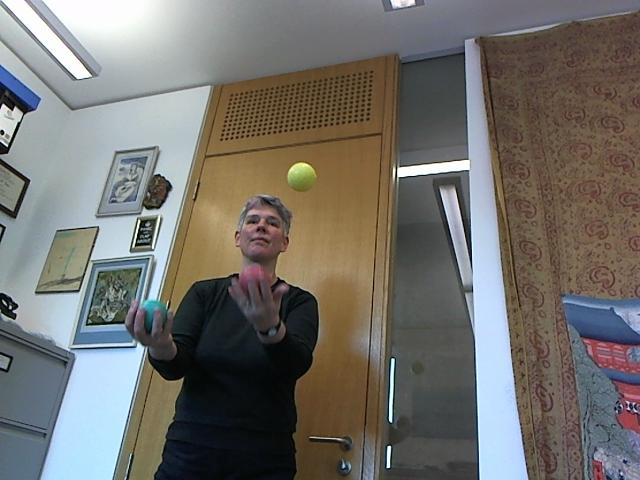
%> input picture images/00000095.jpg, 640 x 480 px
$ octave test4.m   (GNU Octave 9; MATLAB toolbox functions it lacks are replaced by stand-ins)
%> lines starting %> are read from the running program, lines starting %| are printed output that depends on the picture; in (x1, y1, x2, y2) boxes, pixels count from 0 and x2, y2 are one past the last pixel; in counts of white or black regions, pixels touching at a corner belong together; the program's own positions count from 1
### mask_clothes.m
function m = mask_clothes(image)
    m = image;
    thresh = 30;
    mask = im2bw(uint8(image), thresh/255);

    m(:,:,1) = m(:,:,1).*mask;
    m(:,:,2) = m(:,:,2).*mask;
    m(:,:,3) = m(:,:,3).*mask;

### rgb2nrgb.m
function m = rgb2nrgb(i)
    m = double(i);
    sum = m(:,:,1)+m(:,:,2)+m(:,:,3);

    m(:,:,1) = m(:,:,1)./sum;
    m(:,:,2) = m(:,:,2)./sum;
    m(:,:,3) = m(:,:,3)./sum;

### test4.m
im = double(imread('images/00000095.jpg'));
bg = double(imread('background.jpg'));
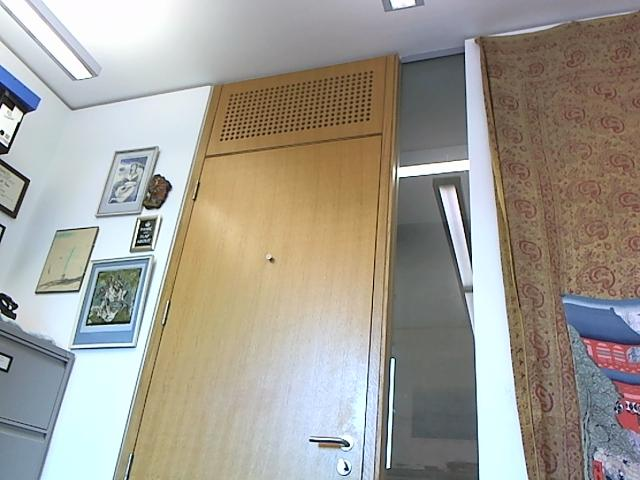
%> input picture background.jpg, 640 x 480 px
av = double(imread('average.jpg'));
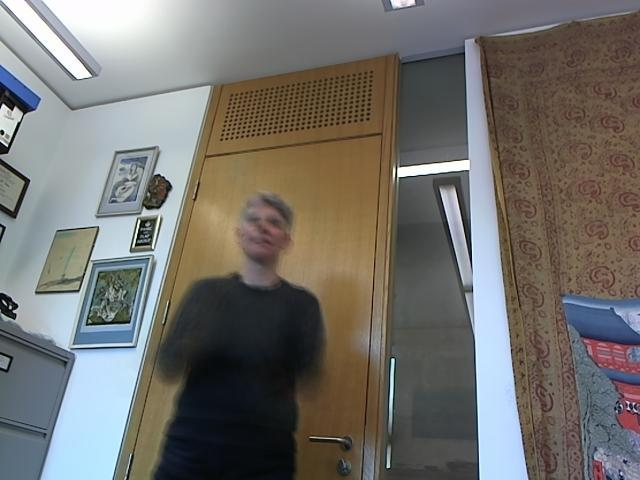
%> input picture average.jpg, 640 x 480 px

%Gaussian blur
G = fspecial('gaussian',[5 5],2);

im = imfilter(im,G,'same');
av = imfilter(av,G,'same');

im = mask_clothes(im);
%> in mask_clothes, `mask = im2bw(uint8(image), thresh/255);`:
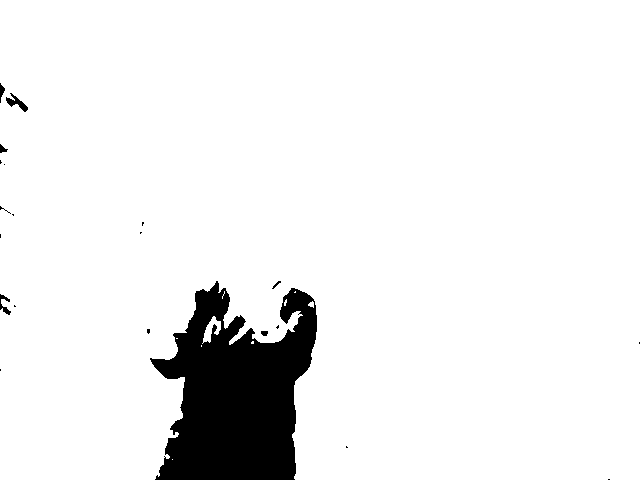
%> mask: size 480x640 logical; 93% white; 21 black regions (14 under 20 px), largest, box (x1, y1, x2, y2) and area: (150, 281, 317, 480) 21089, (6, 93, 28, 112) 153, (0, 294, 11, 315) 93
%> in mask_clothes, `m(:,:,1) = m(:,:,1).*mask;`: m: size 480x640x3 double; mean R, G, B 113.5, 112, 107.3
%> in mask_clothes, `m(:,:,2) = m(:,:,2).*mask;`: m: size 480x640x3 double; mean R, G, B 113.5, 110.8, 107.3
%> in mask_clothes, `m(:,:,3) = m(:,:,3).*mask;`: m: size 480x640x3 double; mean R, G, B 113.5, 110.8, 105.9
imnrgb = rgb2nrgb(im);
%> in rgb2nrgb, `m(:,:,1) = m(:,:,1)./sum;`: m: size 480x640x3 double; 2.34% of the values are NaN or infinite; the others: min 0, max 255, mean 74.11
%> in rgb2nrgb, `m(:,:,2) = m(:,:,2)./sum;`: m: size 480x640x3 double; 4.68% of the values are NaN or infinite; the others: min 0, max 255, mean 37.27
%> in rgb2nrgb, `m(:,:,3) = m(:,:,3)./sum;`: m: size 480x640x3 double; 7.01% of the values are NaN or infinite; the others: min 0.132, max 0.606, mean 0.333
imhsv = rgb2hsv(im);
%> imhsv: size 480x640x3 double; mean H, S, V 0.3, 0.2, 123.3
imhsvsatmask = imhsv(:,:,2) > 50/255;
%> imhsvsatmask: size 480x640 logical; 48.8% white; 112 white regions (74 under 20 px), largest, box (x1, y1, x2, y2) and area: (0, 54, 401, 480) 77243, (478, 12, 640, 480) 46790, (563, 294, 640, 469) 8920
bgnrgb = rgb2nrgb(bg);
%> in rgb2nrgb (call 2), `m(:,:,1) = m(:,:,1)./sum;`: m: size 480x640x3 double; 0% of the values are NaN or infinite; the others: min 0, max 255, mean 101.8
%> in rgb2nrgb (call 2), `m(:,:,2) = m(:,:,2)./sum;`: m: size 480x640x3 double; 0% of the values are NaN or infinite; the others: min 0, max 255, mean 49.62
%> in rgb2nrgb (call 2), `m(:,:,3) = m(:,:,3)./sum;`: m: size 480x640x3 double; 0% of the values are NaN or infinite; the others: min 0, max 1, mean 0.333
bghsv = rgb2hsv(bg);
%> bghsv: size 480x640x3 double; mean H, S, V 0.3, 0.2, 170.9
avnrgb = rgb2nrgb(av);
%> in rgb2nrgb (call 3), `m(:,:,3) = m(:,:,3)./sum;`:
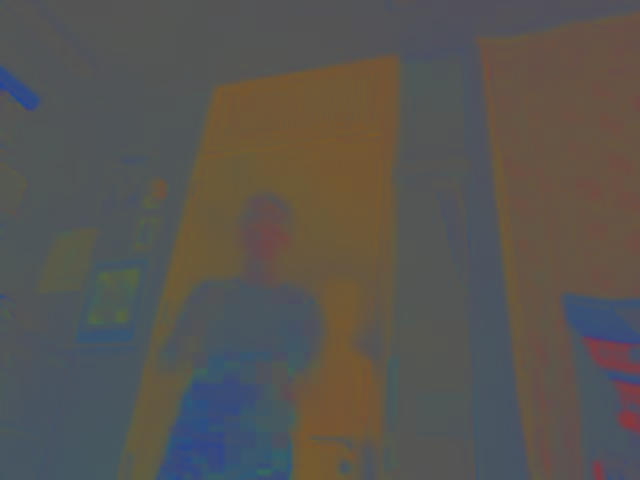
%> m: size 480x640x3 double; mean R, G, B 0.347, 0.335, 0.318
avnrgbdif = imnrgb - avnrgb; avnrgbdif(isnan(avnrgbdif)) = 0;
%> after `avnrgbdif = imnrgb - avnrgb`: avnrgbdif: size 480x640x3 double; 7.01% of the values are NaN or infinite; the others: min -0.182, max 0.145, mean 4.73e-20
%> after `avnrgbdif(isnan(avnrgbdif)) = 0`:
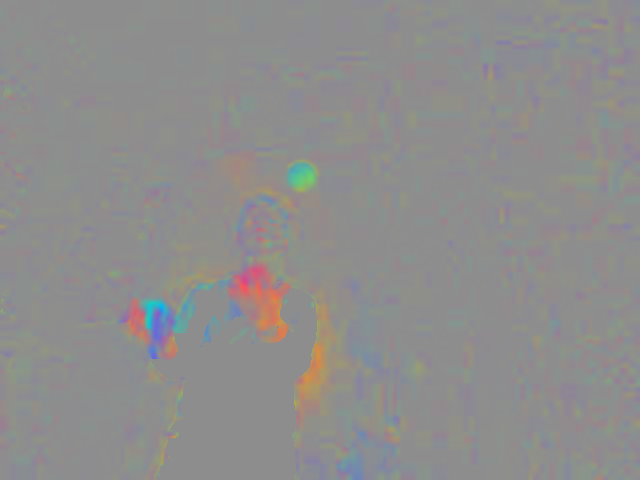
%> avnrgbdif: size 480x640x3 double; mean R, G, B 0.000851, -0.000105, -0.000745; drawn with min black and max white
avnrgbdifhsv = rgb2hsv(avnrgbdif);
%> avnrgbdifhsv: size 480x640x3 double; 0% of the values are NaN or infinite; the others: min -3, max 4, mean 0.785
avnrgbdifhsvmask = avnrgbdifhsv(:,:,3) > 7/255;
%> avnrgbdifhsvmask: size 480x640 logical; 2.8% white; 75 white regions (55 under 20 px), largest, box (x1, y1, x2, y2) and area: (228, 262, 292, 343) 2594, (294, 303, 335, 425) 1769, (143, 299, 184, 359) 1307
bgnrgbdif = imnrgb- bgnrgb;
%> bgnrgbdif: size 480x640x3 double; 7.01% of the values are NaN or infinite; the others: min -0.697, max 0.481, mean 1.07e-18
bgmask = imhsv(:,:,1) > 0.15;
%> bgmask: size 480x640 logical; 54.6% white; 65 black regions (33 under 20 px), largest, box (x1, y1, x2, y2) and area: (128, 49, 403, 480) 85278, (476, 11, 640, 480) 50531, (434, 451, 461, 480) 543
imnrgbmasked = imnrgb(:,:,1).*bgmask;
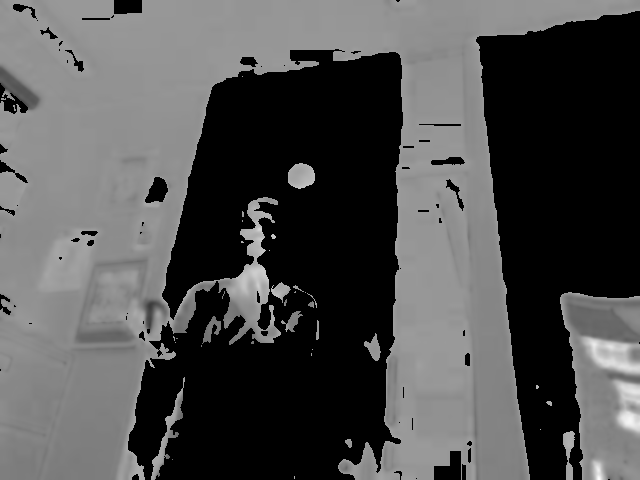
%> imnrgbmasked: size 480x640 double; 7.01% of the values are NaN or infinite; the others: min 0, max 0.559, mean 0.186; drawn with min black, max white, NaN and infinite black

% [13 lines of commented-out code are left out]
figure(5);
imshow((imhsv(:,:,1).*imhsvsatmask.*avnrgbdifhsvmask));
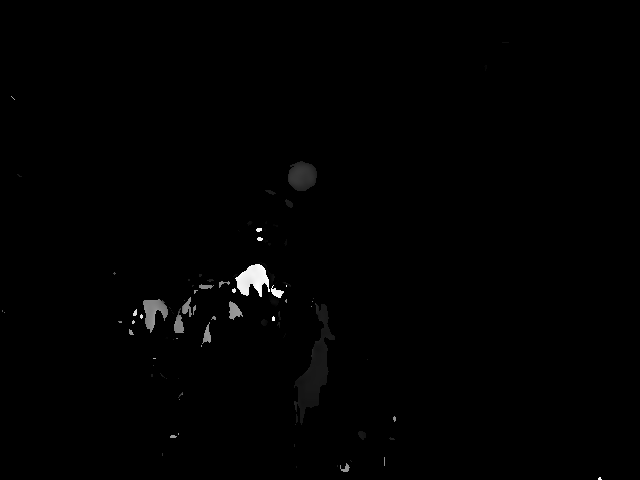
%> displayed picture: size 480x640, on the screen's scale of 0 to 255; min 0, max 255, mean 1.5
